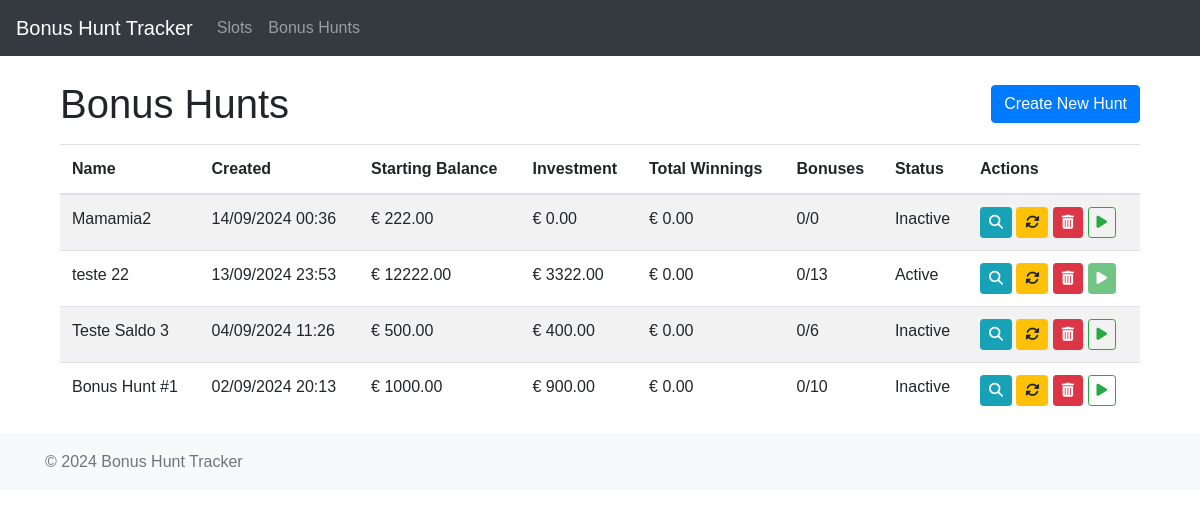
Page /bonus-hunts/ on the earlier database version.
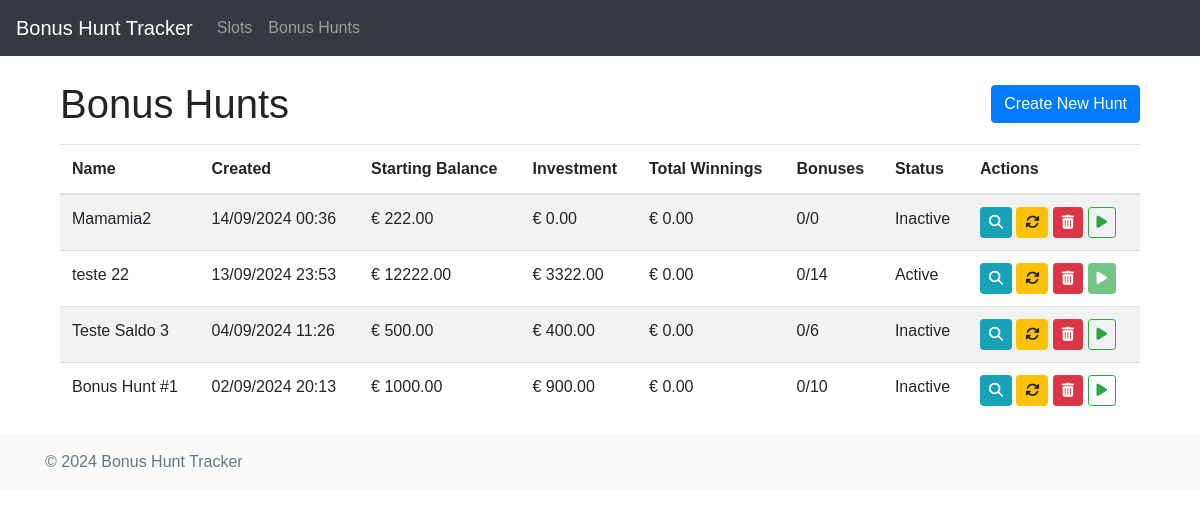
Same page on the later database version.
### app/models/bonus_hunt.py (models this page shows, shortened)
class BonusHunt(db.Model):
    __tablename__ = 'bonus_hunts'
    id = Column(Integer, primary_key=True)
    nome = Column(String, nullable=False)
    custo_inicial = Column(Float, nullable=False)
    data_criacao = Column(DateTime, default=func.current_timestamp())
    is_active = Column(db.Boolean, default=False)
    bonus_atual_id = Column(db.Integer, db.ForeignKey('bonuses.id'), nullable=True)
    bonuses = relationship('Bonus', back_populates='hunt', cascade='all, delete-orphan', foreign_keys='Bonus.hunt_id')
    bonus_atual = relationship('Bonus', foreign_keys=[bonus_atual_id], post_update=True)
    def calcular_estatisticas(self):
        total_ganho = sum(b.payout for b in self.bonuses if b.payout is not None)
        total_apostas = sum(b.aposta for b in self.bonuses)
        num_bonus = len(self.bonuses)
        num_bonus_abertos = sum(1 for b in self.bonuses if b.payout is not None)
        saldo_restante = self.custo_inicial - total_apostas
        for bonus in self.bonuses:
            if bonus.saldo_restante is not None:
                saldo_restante = bonus.saldo_restante
        investimento = self.custo_inicial - saldo_restante
        media_aposta_inicial = total_apostas / num_bonus if num_bonus > 0 else 0
        break_even_x_inicial = int(investimento / media_aposta_inicial) if media_aposta_inicial > 0 else float('inf')
        break_even_euro_inicial = int(investimento / num_bonus) if num_bonus > 0 else investimento
        bonuses_nao_abertos = [b for b in self.bonuses if b.payout is None]
        total_apostas_nao_abertas = sum(b.aposta for b in bonuses_nao_abertos)
        num_bonus_nao_abertos = len(bonuses_nao_abertos)
        media_aposta = total_apostas_nao_abertas / num_bonus_nao_abertos if num_bonus_nao_abertos > 0 else 0
        valor_restante = investimento - total_ganho
        break_even_x = int(valor_restante / media_aposta) if total_apostas_nao_abertas > 0 else math.inf
        break_even_euro = int(valor_restante / num_bonus_nao_abertos) if num_bonus_nao_abertos > 0 else 0
        bonuses_abertos = [b for b in self.bonuses if b.payout is not None]
        avg_x = int(sum(b.multiplicador for b in bonuses_abertos) / len(bonuses_abertos)) if bonuses_abertos else 0
        avg_euro = int(sum(b.payout for b in bonuses_abertos) / len(bonuses_abertos)) if bonuses_abertos else 0
        best_x = max(bonuses_abertos, key=lambda b: b.multiplicador) if bonuses_abertos else None
        best_euro = max(bonuses_abertos, key=lambda b: b.payout) if bonuses_abertos else None
        worst_x = min(bonuses_abertos, key=lambda b: b.multiplicador) if bonuses_abertos else None
        worst_euro = min(bonuses_abertos, key=lambda b: b.payout) if bonuses_abertos else None
        return {
            'custo_inicial': self.custo_inicial,
            'saldo_restante': saldo_restante,
            'investimento': investimento,
            'total_ganho': total_ganho,
            'lucro_prejuizo': total_ganho - investimento,
            'num_bonus': num_bonus,
            'num_bonus_abertos': num_bonus_abertos,
            'num_bonus_nao_abertos': num_bonus - num_bonus_abertos,
            'media_aposta_inicial': media_aposta_inicial,
            'media_aposta': media_aposta,
            'break_even_x_inicial': break_even_x_inicial,
            'break_even_euro_inicial': break_even_euro_inicial,
            'break_even_x': break_even_x,
            'break_even_euro': break_even_euro,
            'avg_x': avg_x,
            'avg_euro': avg_euro,
            'best_bonus_x': best_x.to_dict() if best_x else None,
            'best_bonus_euro': best_euro.to_dict() if best_euro else None,
            'worst_bonus_x': worst_x.to_dict() if worst_x else None,
            'worst_bonus_euro': worst_euro.to_dict() if worst_euro else None,
        }

### app/views/bonus_hunts.py (the view)
@bonus_hunts.route('/')
def list_hunts():
    hunts = BonusHunt.query.order_by(BonusHunt.data_criacao.desc()).all()
    for hunt in hunts:
        hunt.estatisticas = hunt.calcular_estatisticas()
    return render_template('bonus_hunts/list.html', hunts=hunts)

### _backup/templates/bonus_hunts/list.html (shortened to what this page needs)
{% extends "base.html" %}
{% block content %}
<div class="container mt-4">
    <div class="d-flex justify-content-between align-items-center mb-3">
        <h1 class="mb-0">Bonus Hunts</h1>
        <button type="button" class="btn btn-primary" data-toggle="modal" data-target="#createHuntModal">
            Create New Hunt
        </button>
    </div>
    <table class="table table-striped">
        <thead>
            <tr>
                <th>Name</th>
                <th>Created</th>
                <th>Starting Balance</th>
                <th>Investment</th>
                <th>Total Winnings</th>
                <th>Bonuses</th>
                <th>Status</th>
                <th>Actions</th>
            </tr>
        </thead>
        <tbody>
            {% for hunt in hunts %}
            <tr>
                <td>{{ hunt.nome }}</td>
                <td>{{ hunt.data_criacao.strftime('%d/%m/%Y %H:%M') }}</td>
                <td>€ {{ "%.2f"|format(hunt.custo_inicial) }}</td>
                <td>€ {{ "%.2f"|format(hunt.estatisticas.investimento) }}</td>
                <td>€ {{ "%.2f"|format(hunt.estatisticas.total_ganho) }}</td>
                <td>{{ hunt.estatisticas.num_bonus_abertos }}/{{ hunt.estatisticas.num_bonus }}</td>
                <td>{{ "Active" if hunt.is_active else "Inactive" }}</td>
                <td>
                    <a href="{{ url_for('bonus_hunts.view_hunt', id=hunt.id) }}" class="btn btn-sm btn-info" title="View">
                        <i class="fas fa-search"></i>
                    </a>
                    <form action="{{ url_for('bonus_hunts.reset_hunt', id=hunt.id) }}" method="POST" style="display: inline;">
                        <button type="submit" class="btn btn-sm btn-warning" title="Reset">
                            <i class="fas fa-sync-alt"></i>
                        </button>
                    </form>
                    <form action="{{ url_for('bonus_hunts.delete_hunt', id=hunt.id) }}" method="POST" style="display: inline;">
                        <button type="submit" class="btn btn-sm btn-danger" title="Delete">
                            <i class="fas fa-trash-alt"></i>
                        </button>
                    </form>
                    {% if not hunt.is_active %}
                    <form action="{{ url_for('bonus_hunts.activate_hunt', id=hunt.id) }}" method="POST" style="display: inline;">
                        <button type="submit" class="btn btn-sm btn-outline-success" title="Activate">
                            <i class="fas fa-play"></i>
                        </button>
                    </form>
                    {% else %}
                    <button class="btn btn-sm btn-success" disabled title="Active">
                        <i class="fas fa-play"></i>
                    </button>
                    {% endif %}
                </td>
            </tr>
            {% endfor %}
        </tbody>
    </table>
</div>
{% endblock %}

Differences in the rows shown:
changed BonusHunt "teste 22": estatisticas.num_bonus "13" → "14"
